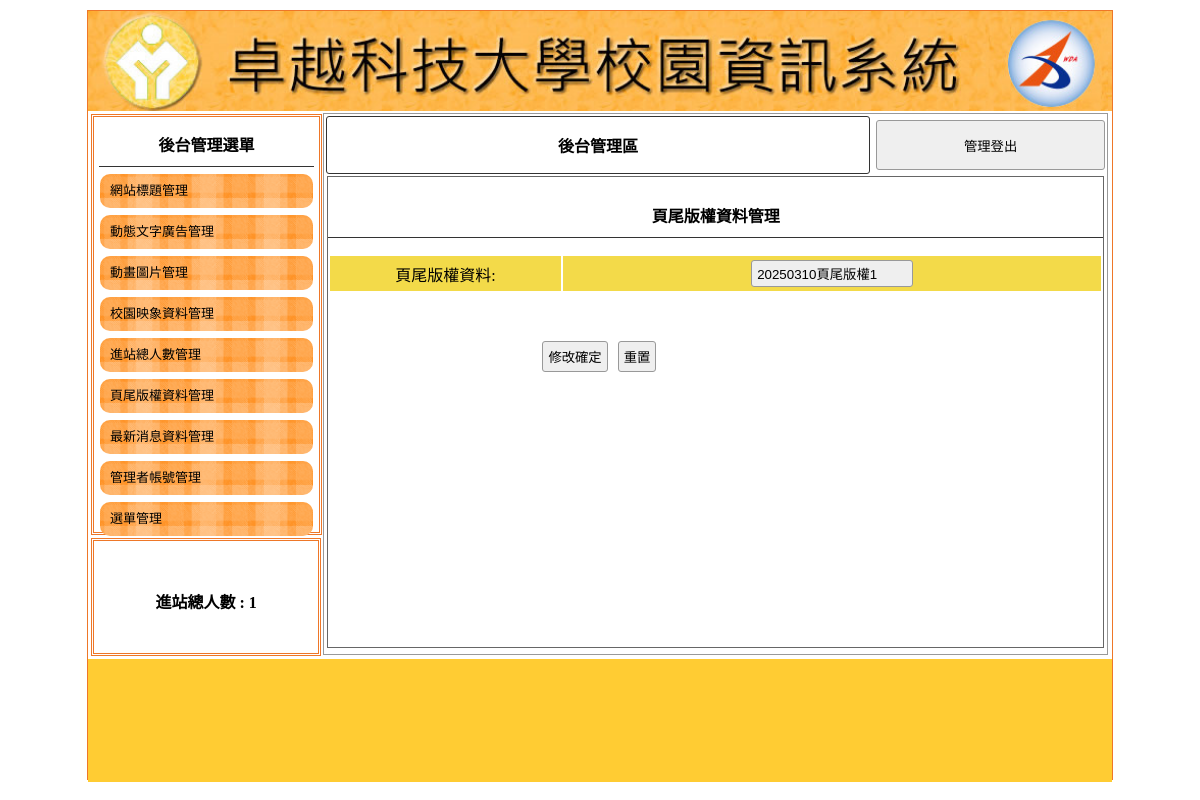
/admin.php?do=bottom, run on the app's committed database.
### tables this page shows
CREATE TABLE `title` (
  `id` int(11) NOT NULL,
  `text` text NOT NULL,
  `img` text NOT NULL,
  `sh` int(1) NOT NULL DEFAULT 0
);

CREATE TABLE `bottom` (
  `id` int(11) NOT NULL,
  `text` text NOT NULL COMMENT '版權'
);

### api/db.php (called while the page is built, shortened)
<?php
class db{
    protected $table;
    protected   $pdo;
    protected   $dsn="mysql:host=localhost;charset=utf8;dbname=db03_z01l2;";
    public function __construct($table) {
        $this->table = $table;
        $this->pdo=new pdo($this->dsn,'root','');
    }
    function fetchAll($sql){
        return $this->pdo->query($sql)->fetchAll(PDO::FETCH_ASSOC);
    }
    function fetchOne($sql){
        return $this->pdo->query($sql)->fetch(PDO::FETCH_ASSOC);
    }
    function a2s($array){
        $tmp=[];
        foreach ($array as $key => $val) {
            $tmp[]="`$key`='$val'";
        }
        return $tmp;
    }
    function all(...$array){
        $sql = " SELECT * FROM $this->table ";
        return $this->fetchAll($sql);
    }
    function find($id){
        $sql = " SELECT * FROM $this->table ";
        if(is_array($id)){
            $where= $this->a2s($id);
            $sql .= " where ".join(" && ",$where);
        }else{
            $sql .= " where `id`='$id' ";
        }
        return $this->fetchOne($sql);
    }
}
$Title=new db("title");

### admin.php (the view, shortened to what this page needs)
<?php
include_once "./api/db.php";
?>
<!DOCTYPE html>
<html lang="en">
<head>
    <link href="./css/css.css" rel="stylesheet" type="text/css">
</head>
<body>
    <div id="main">
        <a title="" href="index.php">
            <div class="ti" style="background:url('./upload/<?=$Title->find(['sh'=>1])['img'];?>'); background-size:cover;"></div>
        </a>
        <div id="ms">
            <div id="lf" style="float:left;">
                <div id="menuput" class="dbor">
                    <span class="t botli">後台管理選單</span>
                    <a style="color:#000; font-size:13px; text-decoration:none;" href="?do=title">
                        <div class="mainmu">
                            網站標題管理 </div>
                    </a>
                    <a style="color:#000; font-size:13px; text-decoration:none;" href="?do=ad">
                        <div class="mainmu">
                            動態文字廣告管理 </div>
                    </a>
                    <a style="color:#000; font-size:13px; text-decoration:none;" href="?do=mvim">
                        <div class="mainmu">
                            動畫圖片管理 </div>
                    </a>
                    <a style="color:#000; font-size:13px; text-decoration:none;" href="?do=image">
                        <div class="mainmu">
                            校園映象資料管理 </div>
                    </a>
                    <a style="color:#000; font-size:13px; text-decoration:none;" href="?do=total">
                        <div class="mainmu">
                            進站總人數管理 </div>
                    </a>
                    <a style="color:#000; font-size:13px; text-decoration:none;" href="?do=bottom">
                        <div class="mainmu">
                            頁尾版權資料管理 </div>
                    </a>
                    <a style="color:#000; font-size:13px; text-decoration:none;" href="?do=news">
                        <div class="mainmu">
                            最新消息資料管理 </div>
                    </a>
                    <a style="color:#000; font-size:13px; text-decoration:none;" href="?do=admin">
                        <div class="mainmu">
                            管理者帳號管理 </div>
                    </a>
                    <a style="color:#000; font-size:13px; text-decoration:none;" href="?do=menu">
                        <div class="mainmu">
                            選單管理 </div>
                    </a>
                </div>
                <div class="dbor" style="margin:3px; width:95%; height:20%; line-height:100px;">
                    <span class="t">進站總人數 :
                        1 </span>
                </div>
            </div>
            <div class="di"
                style="height:540px; border:#999 1px solid; width:76.5%; margin:2px 0px 0px 0px; float:left; position:relative; left:20px;">
                <table width="100%">
                    <tbody>
                        <tr>
                            <td style="width:70%;font-weight:800; border:#333 1px solid; border-radius:3px;"
                                class="cent"><a href="?do=admin" style="color:#000; text-decoration:none;">後台管理區</a>
                            </td>
                            <td><button onclick="location.href='./api/logout.php'"
                                    style="width:99%; margin-right:2px; height:50px;">管理登出</button></td>
                        </tr>
                    </tbody>
                </table>
	<?php
		$do=$_GET['do']??'admin';
		$file="./back/$do.php";
		if(file_exists($file)){
		include $file;
		}else{
		include "./back/admin.php";
		}
	?>
            </div>
        </div>
        <div
            style="width:1024px; left:0px; position:relative; background:#FC3; margin-top:4px; height:123px; display:block;">
            <span class="t" style="line-height:123px;"></span>
        </div>
    </div>
</body>
</html>

### back/bottom.php (shortened to what this page needs)
<div style="width:99%; height:87%; margin:auto; overflow:auto; border:#666 1px solid;">
    <p class="t cent botli">頁尾版權資料管理</p>
    <form method="post" action="./api/edit_bottom.php">
        <table width="100%">
            <tbody>
                <?php
                $table=$_GET['do'];
                $db=ucfirst($table);
                $rows=$$db->all();
                foreach ($rows as $row) :
                ?>
                <tr class="yel">
                    <td width="30%">頁尾版權資料:
                    </td>
                    <td>
                    <input type="text" name="text[]" value="<?=$row['text'];?>">
                    </td>
                </tr>
                <?php
                endforeach ;
                ?>
            </tbody>
        </table>
        <table style="margin-top:40px; width:70%;">
            <tbody>
                <tr>
                    <td class="cent">
                        <input type="submit" value="修改確定">
                        <input type="reset" value="重置">
                    </td>
                </tr>
            </tbody>
        </table>
    </form>
</div>

### css/css.css (style rules this page uses)
body { padding:0px; margin:0px; }
#main { width:1024px; height:768px; margin:10px auto 10px auto; border:#EE7728 1px solid; position:relative; }
.ti { width:100%; height:100px; position:relative; background-size:cover; background-repeat:no-repeat; }
.dbor { border:#EE7728 double 3px; margin:1px; padding:2px 10px 2px 10px; }
.t { font-weight:800; display:block; text-align:center; padding:10px 1px 10px 1px; }
.botli { border-bottom:#333 1px solid; }
.mainmu { position:relative; border-radius:10px; background:url(../icon/menu.fw.png) center no-repeat; background-size:cover; line-height:30px; padding:2px 10px 2px 10px; margin:7px 1px 7px 1px; }
#lf { height:540px; width:21%; display:inline-block; }
#menuput { width:100%; height:75%; position:relative; padding:5px; display:block; margin: 3px; }
.di { display:inline-block; }
.cent { text-align:center; }
input,button { border:#999 1px solid; border-radius:3px; background:#EFEFEF; padding:5px; margin:3px; }
input[type=text],input[type=password] { width:150px; }
.yel td { background:#F3DA49; text-align:center; }

### data on the page
title: img (picture)
bottom: text "20250310頁尾版權1"
